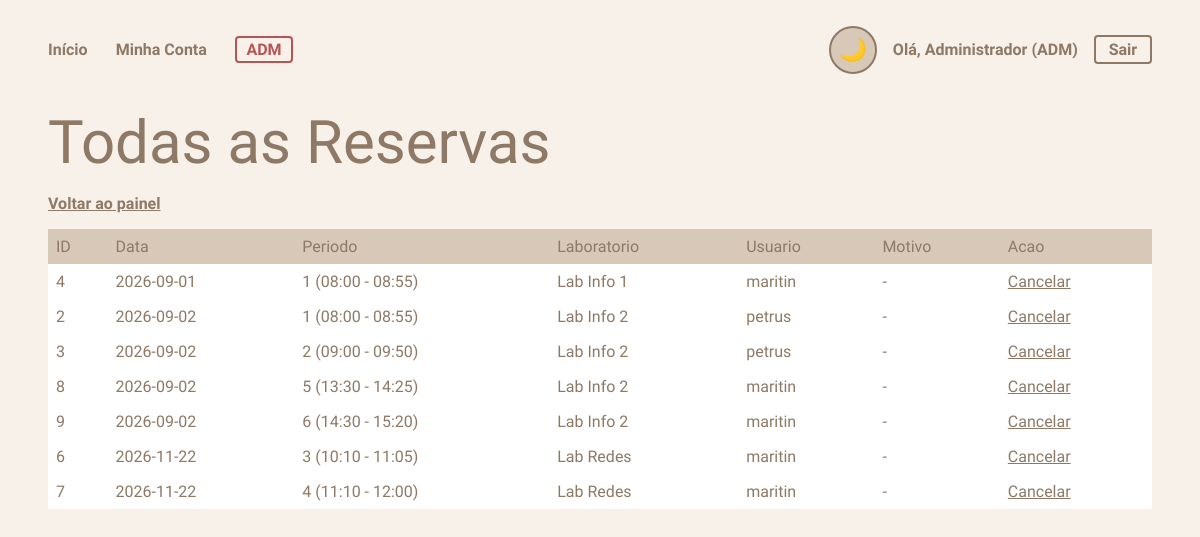
Page /admin/reservas (signed in) on the earlier database version.
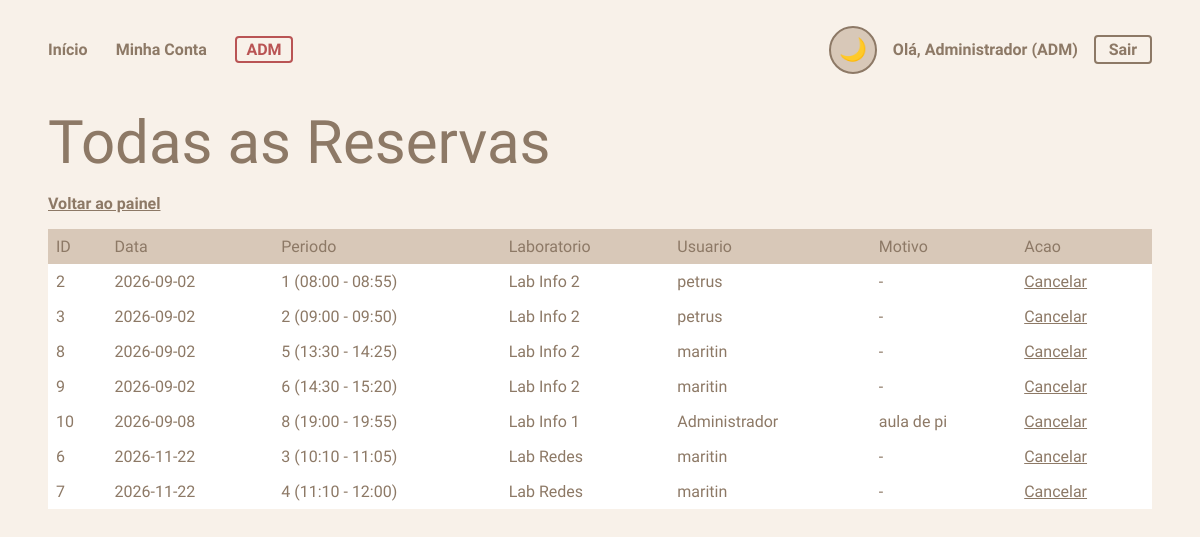
Same page on the later database version.
### tables this page shows
CREATE TABLE Reserva (
        id INTEGER NOT NULL PRIMARY KEY AUTOINCREMENT,
        id_usuario INTEGER NOT NULL,
        id_laboratorio INTEGER NOT NULL,
        data_reserva DATE NOT NULL,
        periodo INTEGER NOT NULL,
        descricao VARCHAR(200),
        criado_em TIMESTAMP DEFAULT CURRENT_TIMESTAMP,
        FOREIGN KEY (id_usuario) REFERENCES SistemaUsuario(id),
        FOREIGN KEY (id_laboratorio) REFERENCES Laboratorio(id),
        UNIQUE(id_laboratorio, data_reserva, periodo)
    );

CREATE TABLE Laboratorio (
        id INTEGER NOT NULL PRIMARY KEY AUTOINCREMENT,
        nome VARCHAR(50) NOT NULL,
        descricao VARCHAR(200),
        capacidade INTEGER NOT NULL DEFAULT 30
    );

CREATE TABLE SistemaUsuario (
        id INTEGER NOT NULL PRIMARY KEY AUTOINCREMENT,
        nome VARCHAR(100) NOT NULL,
        email VARCHAR(100) NOT NULL UNIQUE,
        senha_hash VARCHAR(200) NOT NULL,
        is_admin BOOLEAN NOT NULL DEFAULT 0,
        criado_em TIMESTAMP DEFAULT CURRENT_TIMESTAMP
    , codigo_barras VARCHAR(50));

### routes.py (the view)
@app.route("/admin/reservas")
@admin_required
def admin_reservas():
    reservas = ListarTodasReservas()
    return render_template("admin_reservas.html", reservas=reservas)

### agenda.py (called while the page is built)
def ListarTodasReservas():
    cursor.execute("""
        SELECT Reserva.id, Reserva.data_reserva, Reserva.periodo, Reserva.descricao,
               Laboratorio.nome, SistemaUsuario.nome
        FROM Reserva
        JOIN Laboratorio ON Laboratorio.id = Reserva.id_laboratorio
        JOIN SistemaUsuario ON SistemaUsuario.id = Reserva.id_usuario
        ORDER BY Reserva.data_reserva, Reserva.periodo
    """)
    return cursor.fetchall()

def Periodos():
    return PERIODOS

### autenticacao.py (called while the page is built)
def admin_required(funcao):
    @wraps(funcao)
    def decorada(*args, **kwargs):
        if not session.get("usuario_id"):
            return redirect(url_for("login"))
        if not session.get("usuario_admin"):
            return redirect(url_for("home"))
        return funcao(*args, **kwargs)
    return decorada

### routes.py (called while the page is built)
@app.context_processor
def contexto_global():
    return {
        "periodos": Periodos(),
        "hoje": date.today().isoformat(),
        "usuario_sessao": session.get("usuario_nome"),
        "usuario_eh_admin": session.get("usuario_admin", False),
    }

### templates/admin_reservas.html (shortened to what this page needs)
{% extends "base.html" %}
{% block conteudo %}
    <h1>Todas as Reservas</h1>
    <p class="link-extra"><a href="{{ url_for('admin_dashboard') }}">Voltar ao painel</a></p>
    <table>
        <thead>
            <tr>
                <th>ID</th>
                <th>Data</th>
                <th>Periodo</th>
                <th>Laboratorio</th>
                <th>Usuario</th>
                <th>Motivo</th>
                <th>Acao</th>
            </tr>
        </thead>
        <tbody>
            {% for reserva in reservas %}
            <tr>
                <td>{{ reserva[0] }}</td>
                <td>{{ reserva[1] }}</td>
                <td>{{ reserva[2] }} ({{ periodos.get(reserva[2], '') }})</td>
                <td>{{ reserva[4] }}</td>
                <td>{{ reserva[5] }}</td>
                <td>{{ reserva[3] or '-' }}</td>
                <td><a href="{{ url_for('cancelar_reserva', id_reserva=reserva[0]) }}"
                       onclick="return confirm('Cancelar esta reserva?')">Cancelar</a></td>
            </tr>
            {% else %}
            <tr>
                <td colspan="7" style="text-align: center;">Nenhuma reserva feita.</td>
            </tr>
            {% endfor %}
        </tbody>
    </table>
{% endblock %}

### templates/base.html (shortened to what this page needs)
<!DOCTYPE html>
<html lang="pt-br">
<head>
    <link rel="stylesheet" href="{{ url_for('static', filename='style.css') }}">
</head>
<body>
    <header class="topo">
        <nav class="nav-principal">
            <a href="{{ url_for('home') }}" {% if request.endpoint == 'home' %}class="ativo"{% endif %}>Início</a>
            {% if usuario_sessao %}
                <a href="{{ url_for('config') }}" {% if request.endpoint in ['config', 'minhas_reservas', 'historico'] %}class="ativo"{% endif %}>Minha Conta</a>
                {% if usuario_eh_admin %}
                    <a href="{{ url_for('admin_dashboard') }}" class="link-admin">ADM</a>
                {% endif %}
            {% else %}
                <a href="{{ url_for('login') }}" {% if request.endpoint == 'login' %}class="ativo"{% endif %}>Entrar</a>
            {% endif %}
        </nav>
        <div class="topo-direita">
            <button id="botao-tema" class="botao-tema" title="Alternar tema">🌙</button>
            {% if usuario_sessao %}
                <span class="boas-vindas">Olá, {{ usuario_sessao }}{% if usuario_eh_admin %} (ADM){% endif %}</span>
                <a class="botao-sair" href="{{ url_for('logout') }}">Sair</a>
            {% endif %}
        </div>
    </header>
    <main>
        {% block conteudo %}{% endblock %}
    </main>
</body>
</html>

### static/style.css (style rules this page uses)
:root { --bg: #f8f1e9; --bg-2: #ffffff; --texto: #8d7966; --texto-forte: #4a3f2f; --accent: #d8c8b8; --input-bg: #a8a39d; --input-texto: #f8f1e9; --borda: #8d7966; }
* { font-family: "Stack Sans Headline", sans-serif; font-optical-sizing: auto; font-weight: 400; font-style: normal; box-sizing: border-box; }
body { background-color: var(--bg); margin: 0; padding: 2vw 4vw; transition: background-color 0.3s ease, color 0.3s ease; color: var(--texto); }
h1 { font-size: 5vw; margin: 0; color: var(--texto); }
a { color: var(--texto); }
header.topo { display: flex; justify-content: space-between; align-items: center; flex-wrap: wrap; margin-bottom: 2rem; }
nav { margin: 1rem 0; }
nav a { color: var(--texto); text-decoration: none; font-weight: bold; margin-right: 1.5rem; border-bottom: 2px solid transparent; padding-bottom: 2px; }
.topo-direita { display: flex; align-items: center; gap: 1rem; }
.boas-vindas { font-weight: bold; }
.botao-tema { font-size: 1.4rem; width: 3rem; height: 3rem; border-radius: 50%; display: flex; align-items: center; justify-content: center; cursor: pointer; border: 2px solid var(--borda); background-color: var(--accent); }
.link-extra a { font-weight: bold; }
table { background-color: var(--bg-2); border-collapse: collapse; width: 100%; text-align: left; margin-top: 0.5rem; }
tr { color: var(--texto); }
th { background-color: var(--accent); padding: 0.5rem; }
td { padding: 0.5rem; }
button { color: var(--texto); background-color: var(--accent); border: none; padding: 0.5rem 1rem; border-radius: 4px; cursor: pointer; font-weight: bold; }
.link-admin { color: #b95454; border: 2px solid #b95454; border-radius: 4px; padding: 0.1rem 0.6rem; }
.botao-sair { font-weight: bold; color: var(--texto); border: 2px solid var(--borda); border-radius: 4px; padding: 0.2rem 0.8rem; text-decoration: none; }

Differences in the rows shown:
removed Reserva: id "4", data_reserva "2026-09-01", periodo "1", get "08:00 - 08:55", nome "Lab Info 1", nome "maritin", descricao "-"
now on this page (row unchanged): SistemaUsuario: nome "Administrador"
added Reserva: id "10", data_reserva "2026-09-08", periodo "8", get "19:00 - 19:55", nome "Lab Info 1", nome "Administrador", descricao "aula de pi"
Other differences:
{{ usuario_sessao }}: "Administrador" → (not shown)
